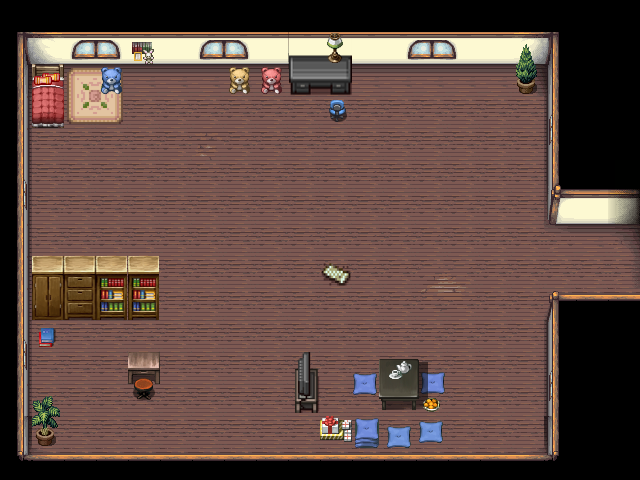

The image is a tile-based game level rendered from a .tmx file. Its description and source (layers, tilesets, objects; grid data summarised) follow:
An orthogonal 20x15 tile map with 32x32 px tiles, 4 tile layers (Colisiones, suelo, Objetos 1, Objetos2).

<map version="1.5" tiledversion="1.5.0" orientation="orthogonal" renderorder="right-down" width="20" height="15" tilewidth="32" tileheight="32" infinite="0" nextlayerid="5" nextobjectid="1">
 <tileset firstgid="1" source="aaa.tsx" />
 <layer id="4" name="Colisiones" width="20" height="15">
  <data>[300 cells, 129 non-empty, 1 distinct tile ids]</data>
 </layer>
 <layer id="1" name="suelo" width="20" height="15">
  <data>[300 cells, 300 non-empty, 45 distinct tile ids]</data>
 </layer>
 <layer id="2" name="Objetos 1" width="20" height="15">
  <data>[300 cells, 37 non-empty, 35 distinct tile ids]</data>
 </layer>
 <layer id="3" name="Objetos2" width="20" height="15">
  <data>[300 cells, 29 non-empty, 10 distinct tile ids]</data>
 </layer>
</map>